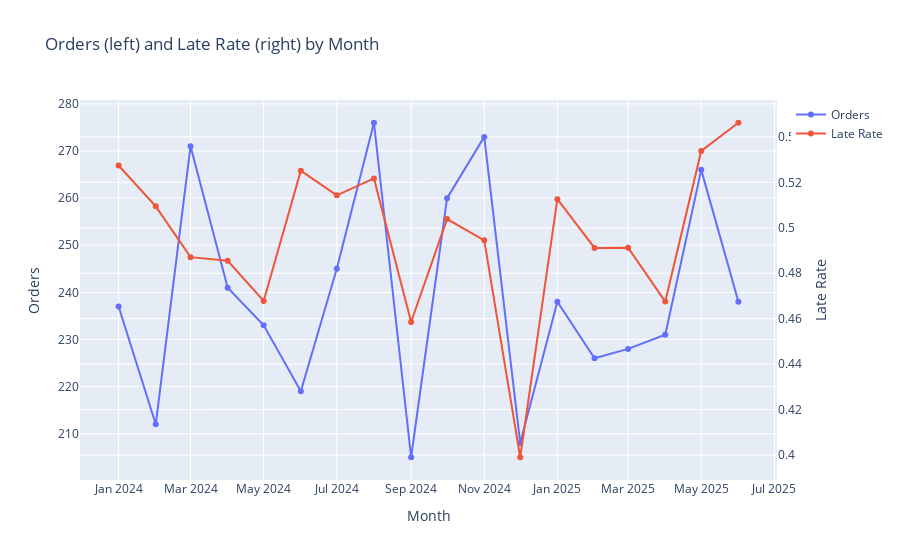

The cell this chart's notebook holds for it:
### Code cell
# Seasonality (plotly interactive) - Orders & Late Rate combined
if not monthly.empty:
    fig = go.Figure()
    fig.add_trace(go.Scatter(x=monthly['year_month'], y=monthly['orders'], mode='lines+markers', name='Orders'))
    fig.add_trace(go.Scatter(x=monthly['year_month'], y=monthly['late_rate'], mode='lines+markers', name='Late Rate', yaxis='y2'))
    fig.update_layout(
        title='Orders (left) and Late Rate (right) by Month',
        xaxis_title='Month',
        yaxis=dict(title='Orders'),
        yaxis2=dict(title='Late Rate', overlaying='y', side='right')
    )
    fig.show()

### Figure 1 — Plotly figure (JSON) as saved in the notebook; plotly's stock layout.template omitted (floating-point values rounded to 4 significant figures)
{"data": [{"mode": "lines+markers", "name": "Orders", "type": "scatter", "x": ["2024-01-01T00:00:00", "2024-02-01T00:00:00", "2024-03-01T00:00:00", "2024-04-01T00:00:00", "2024-05-01T00:00:00", "2024-06-01T00:00:00", "2024-07-01T00:00:00", "2024-08-01T00:00:00", "2024-09-01T00:00:00", "2024-10-01T00:00:00", "2024-11-01T00:00:00", "2024-12-01T00:00:00", "2025-01-01T00:00:00", "2025-02-01T00:00:00", "2025-03-01T00:00:00", "2025-04-01T00:00:00", "2025-05-01T00:00:00", "2025-06-01T00:00:00"], "y": [237, 212, 271, 241, 233, 219, 245, 276, 205, 260, 273, 208, 238, 226, 228, 231, 266, 238]}, {"mode": "lines+markers", "name": "Late Rate", "type": "scatter", "x": ["2024-01-01T00:00:00", "2024-02-01T00:00:00", "2024-03-01T00:00:00", "2024-04-01T00:00:00", "2024-05-01T00:00:00", "2024-06-01T00:00:00", "2024-07-01T00:00:00", "2024-08-01T00:00:00", "2024-09-01T00:00:00", "2024-10-01T00:00:00", "2024-11-01T00:00:00", "2024-12-01T00:00:00", "2025-01-01T00:00:00", "2025-02-01T00:00:00", "2025-03-01T00:00:00", "2025-04-01T00:00:00", "2025-05-01T00:00:00", "2025-06-01T00:00:00"], "y": [0.5274, 0.5094, 0.4871, 0.4855, 0.4678, 0.5251, 0.5143, 0.5217, 0.4585, 0.5038, 0.4945, 0.399, 0.5126, 0.4912, 0.4912, 0.4675, 0.5338, 0.5462], "yaxis": "y2"}], "layout": {"title": {"text": "Orders (left) and Late Rate (right) by Month"}, "xaxis": {"title": {"text": "Month"}}, "yaxis": {"title": {"text": "Orders"}}, "yaxis2": {"overlaying": "y", "side": "right", "title": {"text": "Late Rate"}}}}
